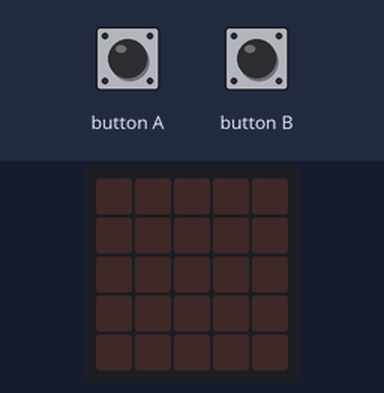
Bench run of a program on a simulated BBC micro:bit running MicroPython. Shown: the board's 5×5 LED display. Inputs (shaded band) come from the test bench. Dim RGB values are drawn brighter than linear.

Above: at 1.2 s.
1.3 s: button A pressed for 0.15 s
At 1.5 s:
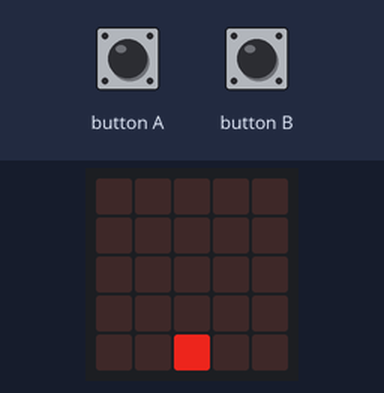
4.3 s: button B pressed for 0.15 s
At 9.94 s:
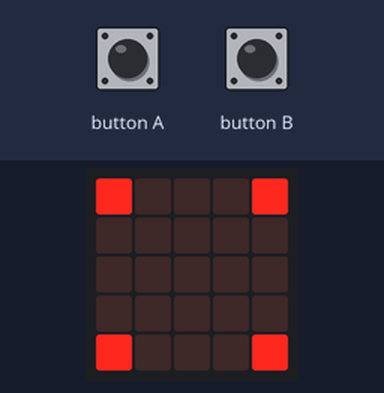
10.4 s: button A pressed for 1 s
At 14.77 s:
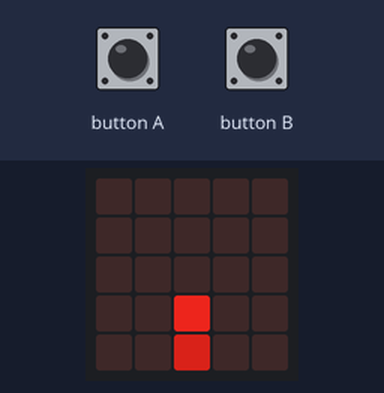
Timing chart, 0 to 16.3 s (numbered marks = the images above; inputs shaded):
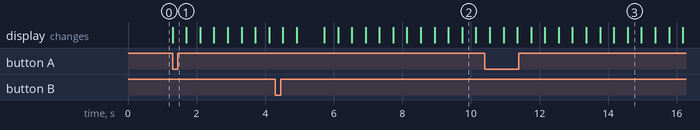

The program:

Harris.py
```python
from microbit import *

firework1 = (Image("00000:00000:00000:00000:00700"))
firework2 = (Image("00000:00000:00000:00700:00500"))
firework3 = (Image("00000:00000:00900:00500:00300"))
firework4 = (Image("00000:08880:08780:08880:00000"))
firework5 = (Image("80808:07770:87678:07770:80808"))
firework6 = (Image("60606:04440:64346:04440:60606"))
firework7 = (Image("30303:02220:32123:02220:30303"))
firework8 = (Image("20202:01110:21012:01110:20202"))
firework9 = (Image("10101:00000:10001:00000:10101"))
firework10 = (Image("00000:00000:00000:00000:00000"))
firework13 = (Image("90009:00000:00000:00000:90009"))
firework14 = (Image("59095:99099:00000:99099:59095"))
firework15 = (Image("35953:55955:99999:55955:35953"))
firework16 = (Image("00000:00000:00900:00000:00000"))

firework11 = [firework10,firework9,firework8,firework7,firework6,firework5,firework4,firework3,firework2,firework1,firework10,]
firework = [firework1,firework2,firework3,firework4,firework5,firework6,firework7,firework8,firework9,firework10,]
firework12 = [firework13,firework14,firework15,firework16,firework4,firework5,firework6,firework7,firework8,firework9,firework10,]

while True:
    if button_a.was_pressed():
        display.show(firework)
        display.show(firework11)
    if button_b.was_pressed():
        display.show(firework12)
```

Measured:
- after the input at 1.3 s, the display: changes at once (image 1)
- after the input at 4.3 s, the display: first differs from a run without the input after 5.4 s (image 2)
- after the input at 10.4 s, the display: first differs from a run without the input after 3.8 s (image 3 shows a later state)
- what the display in image 2 shows lasts 0.4 s, from 9.7 s to 10.1 s
